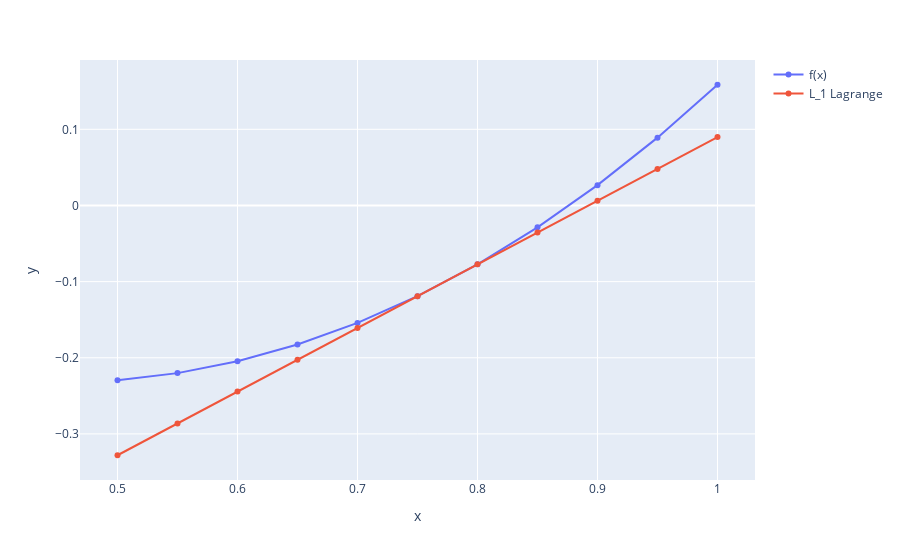

The code cell stored with this chart in its notebook:
### Markdown cell above
Интерполяционная формула Лагранжа для 2-х узлов имеет вид:

$\displaystyle L_1(x*) = f(x_i) \frac{x* - x_{i + 1}}{x_i - x_{i + 1}} + f(x_{i + 1}) \frac{x* - x_i}{x_{i + 1} - x_i}$

### Code cell
L_1_Lagrange = f.subs(x, x_points[i_2]) * (x - x_points[i_2 + 1]) / (x_points[i_2] - x_points[i_2 + 1]) + \
    f.subs(x, x_points[i_2 + 1]) * (x - x_points[i_2]) / (x_points[i_2 + 1] - x_points[i_2])
print("L_1 =", L_1_Lagrange.subs(x, x_star))

figure = px.line(x=x_points, y=y_points, markers=True)
figure.update_traces(name="f(x)", showlegend=True)

figure.add_scatter(x=x_points, y=[float(L_1_Lagrange.subs(x, c)) for c in x_points], name="L_1 Lagrange")

figure.show()

### Figure 1 — Plotly figure (JSON) as saved in the notebook; plotly's stock layout.template omitted (floating-point values rounded to 4 significant figures)
{"data": [{"hovertemplate": "x=%{x}<br>y=%{y}<extra></extra>", "legendgroup": "", "line": {"color": "#636efa", "dash": "solid"}, "marker": {"symbol": "circle"}, "mode": "lines+markers", "name": "f(x)", "orientation": "v", "showlegend": true, "type": "scatter", "x": [0.5, 0.55, 0.6, 0.65, 0.7, 0.75, 0.8, 0.85, 0.9, 0.95, 1.0], "xaxis": "x", "y": [-0.2294, -0.2202, -0.2046, -0.1827, -0.1542, -0.1191, -0.07736, -0.02878, 0.02667, 0.08908, 0.1585], "yaxis": "y"}, {"name": "L_1 Lagrange", "type": "scatter", "x": [0.5, 0.55, 0.6, 0.65, 0.7, 0.75, 0.8, 0.85, 0.9, 0.95, 1], "y": [-0.3281, -0.2863, -0.2445, -0.2027, -0.1609, -0.1191, -0.07736, -0.03557, 0.006209, 0.04799, 0.08977]}], "layout": {"legend": {"tracegroupgap": 0}, "margin": {"t": 60}, "xaxis": {"anchor": "y", "domain": [0, 1], "title": {"text": "x"}}, "yaxis": {"anchor": "x", "domain": [0, 1], "title": {"text": "y"}}}}
